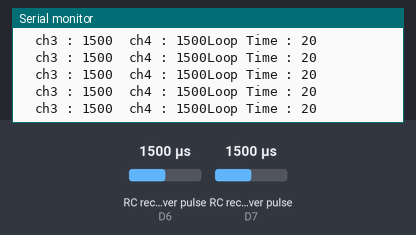
Simulated run of this sketch. Board: ESP8266 (NodeMCU). On the bench: the last lines printed to the serial monitor. Wiring (inferred from the names in the program): 2 × RC receiver channel: data D6 / data D7. Inputs (shaded band) come from the test bench; at power-on: RC receiver pulse (sensors on D6, D7) 1500 µs.

Above: at 1.2 s.
1.3 s: RC receiver pulse (sensor on D6) set to 1020 µs
At 2.3 s:
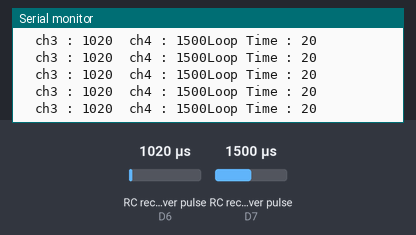
2.8 s: RC receiver pulse (sensor on D7) set to 1020 µs
At 3.3 s:
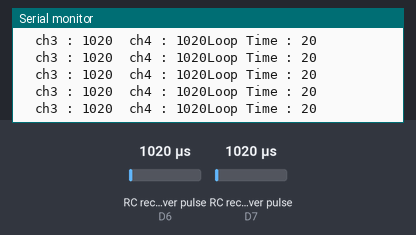
4.3 s: RC receiver pulse (sensor on D6) set to 1250 µs
At 5.2 s:
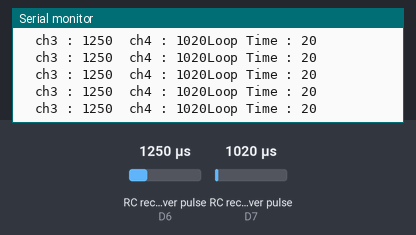
5.8 s: RC receiver pulse (sensor on D7) set to 1250 µs
At 6.5 s:
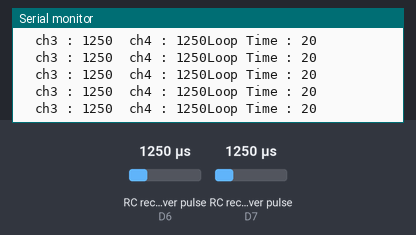
Timing chart, 0 to 8.3 s (numbered marks = the images above; inputs shaded):
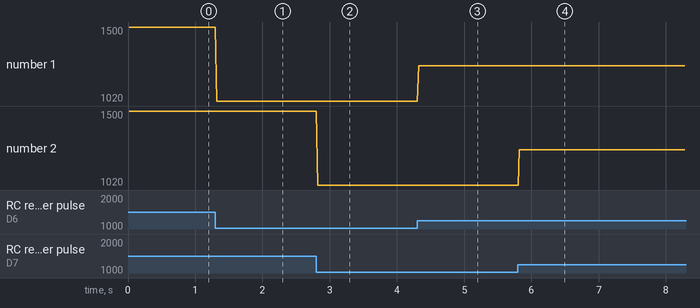

Measured:
- after the input at 1.3 s, the serial monitor: prints a new line at once (image 1)
- after the input at 2.8 s, the serial monitor: prints a new line at once (image 2)
- after the input at 4.3 s, the serial monitor: prints a new line at once (image 3)
- after the input at 5.8 s, the serial monitor: prints a new line at once (image 4)
- plotted number 1: 1500 → 1020 after the input at 1.3 s, 1020 → 1250 after the input at 4.3 s

The sketch:

readController.ino
```cpp
//#define CH_1 D2
//#define CH_2 D6
//#define CH_3 D13//D7
//#define CH_4 D8
//#define CH_5 D10
//#define CH_6 D11

#define CH_1 D1
#define CH_2 D0
#define CH_3 D6//D7
#define CH_4 D7

int ch1, ch2, ch3, ch4, ch5, ch6;
void setup() {

  // put your setup code here, to run once:
  Serial.begin(115200);
//  pinMode(CH_1, INPUT);
//  pinMode(CH_2, INPUT);
  pinMode(CH_3, INPUT);
  pinMode(CH_4, INPUT);
//  pinMode(CH_5, INPUT);
//  pinMode(CH_6, INPUT);
  Serial.println("SETUP");


}

void loop() {
  // put your main code here, to run repeatedly:
  int loopTimer = millis();

//  ch1 = pulseIn(CH_1, HIGH);
//  Serial.print("  ch1 : ");
//  Serial.print(ch1);
//
//  ch2 = pulseIn(CH_2, HIGH);
//  Serial.print("  ch2 : ");
//  Serial.print(ch2);

  ch3 = pulseIn(CH_3, HIGH);
  Serial.print("  ch3 : ");
  Serial.print(ch3);

  ch4 = pulseIn(CH_4, HIGH);
  Serial.print("  ch4 : ");
  Serial.print(ch4);

  Serial.print("Loop Time : ");
  Serial.println(millis() - loopTimer);

}

/*
 * CH_4::D2::LeftStickHorizontal(1145-1513-1912)
 * CH_3::D13::LeftStickVertical(U1946-1545-D1195)
 * CH_2::D6::RightStickVertical(U1179-1514-D1835)
 * CH_1::D2::RightStickHorizontal(L1140-1521-R1904)
 */
```
